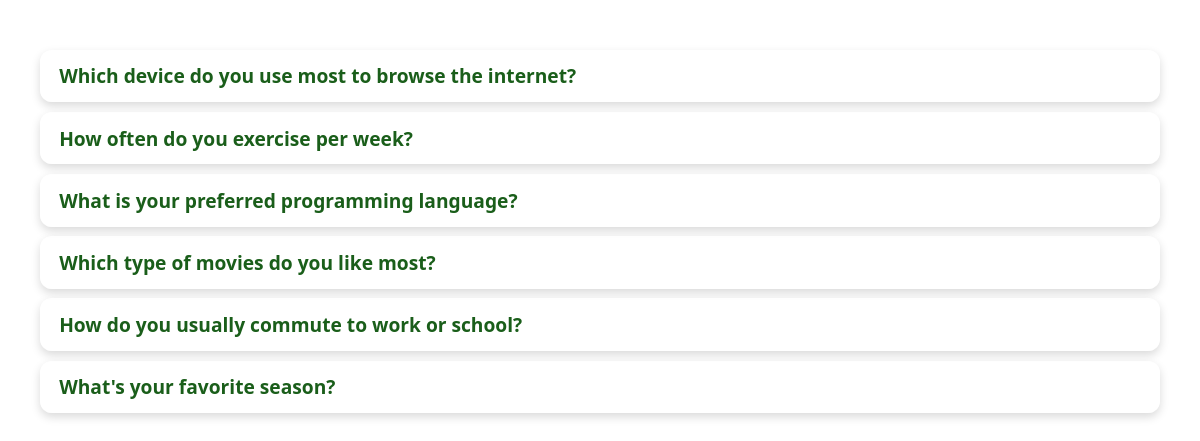
Screenshot of /polls/ with the database file from the repository.
### polls/models.py (models this page shows, shortened)
class Question(models.Model):
    question_text = models.CharField(max_length=200)
    pub_date = models.DateTimeField("date published")

### polls/views.py (the view)
# urls.py: path("", views.IndexView.as_view(), name="index"),
class IndexView(generic.ListView):
    template_name = "polls/index.html"
    context_object_name = "latest_question_list"
    def get_queryset(self):
        return Question.objects.filter(pub_date__lte=timezone.now()).order_by(
            "-pub_date"
        )[:]

### polls/templates/polls/index.html (shortened to what this page needs)
{% load static %}
<!doctype html>
<html lang="en-US">
    <head>
        <link rel="stylesheet" href="{% static 'polls/style.css' %}" />
    </head>
    <body>
        {% if latest_question_list %}
        <ul>
            {% for question in latest_question_list %}
            <li>
                <a href="{% url 'polls:detail' question.id %}"
                    >{{ question.question_text }}</a
                >
            </li>
            {% endfor %}
        </ul>
        {% else %}
        <p>No polls are available!</p>
        {% endif %}
    </body>
</html>

### polls/static/polls/style.css (style rules this page uses)
body { background: white url("images/background_2.png") no-repeat center top; background-size: cover; font-family: "Segoe UI", sans-serif; padding: 2rem; }
ul { list-style: none; padding: 0; margin: 0; }
li { background: rgba(255, 255, 255, 0.75); padding: 0.8rem 1.2rem; margin: 0.6rem 0; border-radius: 12px; box-shadow: 0 4px 10px rgba(0, 0, 0, 0.15); transition: transform 0.2s ease, box-shadow 0.2s ease; }
li a { color: #1a5e1a; font-size: 1.2rem; font-weight: 600; text-decoration: none; transition: color 0.2s ease; }

### rows the page displays
Question: question_text "Which device do you use most to browse the internet?"
Question: question_text "How often do you exercise per week?"
Question: question_text "What is your preferred programming language?"
Question: question_text "Which type of movies do you like most?"
Question: question_text "How do you usually commute to work or school?"
Question: question_text "What's your favorite season?"
